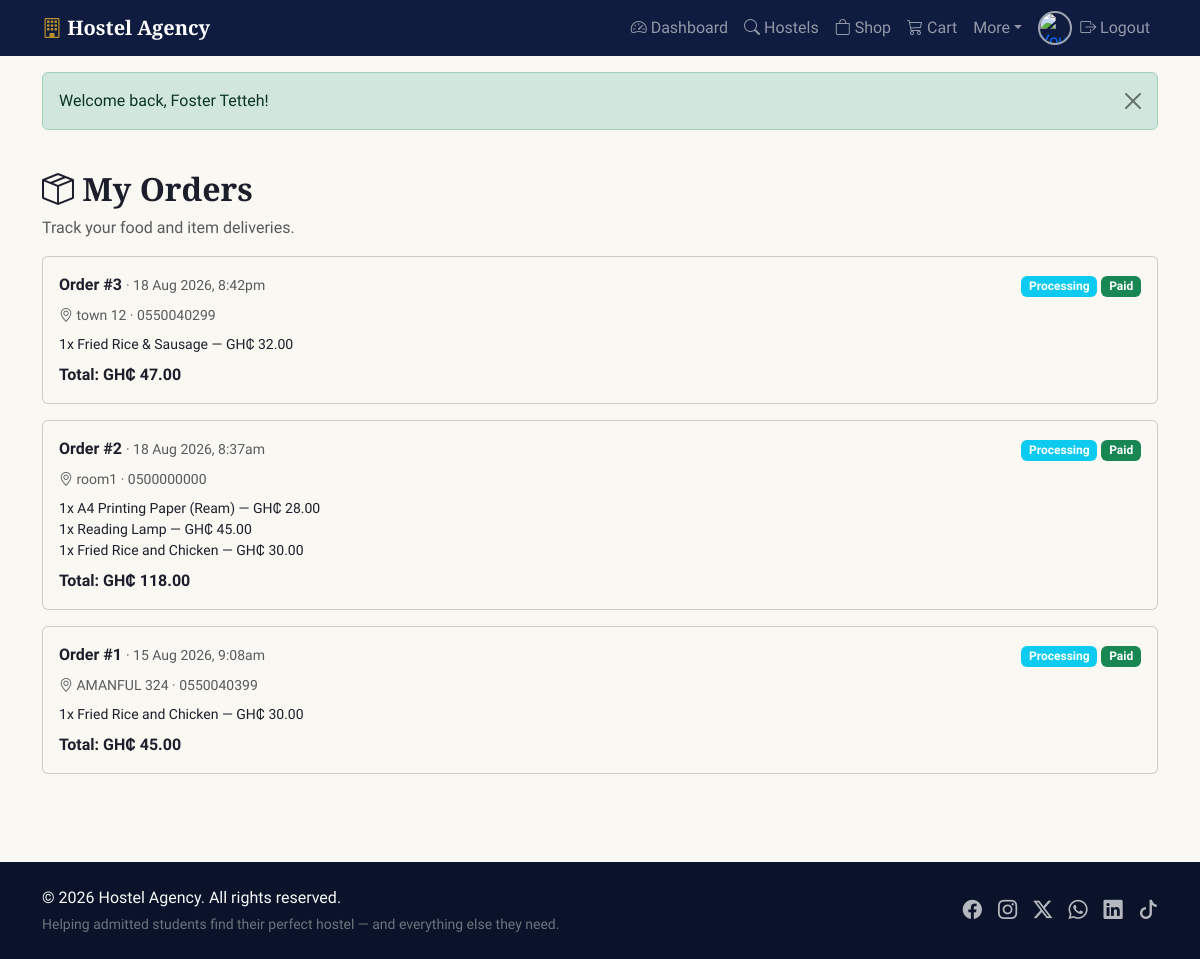
Page /student/orders.php (signed in) on the committed database.
### tables this page shows
CREATE TABLE `orders` (
  `id` int(11) NOT NULL,
  `user_id` int(11) NOT NULL,
  `delivery_address` varchar(255) NOT NULL,
  `delivery_phone` varchar(30) NOT NULL,
  `delivery_notes` varchar(255) DEFAULT NULL,
  `subtotal` decimal(10,2) NOT NULL,
  `delivery_fee` decimal(10,2) NOT NULL DEFAULT 15.00,
  `total_amount` decimal(10,2) NOT NULL,
  `amount_paid` decimal(10,2) NOT NULL DEFAULT 0.00,
  `payment_status` enum('unpaid','paid') NOT NULL DEFAULT 'unpaid',
  `status` enum('pending','processing','out_for_delivery','delivered','cancelled') NOT NULL DEFAULT 'pending',
  `created_at` timestamp NOT NULL DEFAULT current_timestamp()
);

CREATE TABLE `order_items` (
  `id` int(11) NOT NULL,
  `order_id` int(11) NOT NULL,
  `product_id` int(11) DEFAULT NULL,
  `product_name` varchar(150) NOT NULL,
  `unit_price` decimal(10,2) NOT NULL,
  `quantity` int(11) NOT NULL,
  `line_total` decimal(10,2) NOT NULL
);

### includes/functions.php (called while the page is built, shortened)
<?php
function h($str) {
    return htmlspecialchars($str ?? '', ENT_QUOTES, 'UTF-8');
}
function money($amount) {
    return 'GH₵ ' . number_format((float)$amount, 2);
}

### student/orders.php (the view, shortened to what this page needs)
<?php
require_once __DIR__ . '/../includes/functions.php';
$user = current_user();
$stmt = $pdo->prepare("SELECT * FROM orders WHERE user_id = ? ORDER BY created_at DESC");
$stmt->execute([$user['id']]);
$orders = $stmt->fetchAll();
$itemsByOrder = [];
if ($orders) {
    $ids = array_column($orders, 'id');
    $placeholders = implode(',', array_fill(0, count($ids), '?'));
    $itemStmt = $pdo->prepare("SELECT * FROM order_items WHERE order_id IN ($placeholders)");
    $itemStmt->execute($ids);
    foreach ($itemStmt->fetchAll() as $item) {
        $itemsByOrder[$item['order_id']][] = $item;
    }
}
$statusBadge = ['pending' => 'secondary', 'processing' => 'info', 'out_for_delivery' => 'warning', 'delivered' => 'success', 'cancelled' => 'danger'];
$statusLabel = ['pending' => 'Pending Payment', 'processing' => 'Processing', 'out_for_delivery' => 'Out for Delivery', 'delivered' => 'Delivered', 'cancelled' => 'Cancelled'];
require __DIR__ . '/../includes/header.php';
?>
<div class="container py-4">
  <h2><i class="bi bi-box-seam"></i> My Orders</h2>
  <p class="text-muted">Track your food and item deliveries.</p>
  <?php foreach ($orders as $order):
  ?>
    <div class="card mb-3 p-3">
      <div class="d-flex justify-content-between flex-wrap gap-2 mb-2">
        <div>
          <strong>Order #<?= (int)$order['id'] ?></strong>
          <span class="text-muted small"> &middot; <?= date('d M Y, g:ia', strtotime($order['created_at'])) ?></span>
        </div>
        <div>
          <span class="badge bg-<?= $statusBadge[$order['status']] ?>"><?= h($statusLabel[$order['status']]) ?></span>
          <span class="badge bg-<?= $order['payment_status'] === 'paid' ? 'success' : 'danger' ?>"><?= h(ucfirst($order['payment_status'])) ?></span>
        </div>
      </div>
      <p class="small text-muted mb-2"><i class="bi bi-geo-alt"></i> <?= h($order['delivery_address']) ?> &middot; <?= h($order['delivery_phone']) ?></p>
      <ul class="list-unstyled small mb-2">
        <?php foreach ($itemsByOrder[$order['id']] ?? [] as $item): ?>
          <li><?= (int)$item['quantity'] ?>x <?= h($item['product_name']) ?> — <?= money($item['line_total']) ?></li>
        <?php endforeach; ?>
      </ul>
      <div class="d-flex justify-content-between align-items-center">
        <strong>Total: <?= money($order['total_amount']) ?></strong>
      </div>
    </div>
  <?php endforeach; ?>
</div>
<?php require __DIR__ . '/../includes/footer.php'; ?>

### assets/css/style.css (style rules this page uses)
:root { --navy: #0f1c3f; --navy-dark: #0a1329; --navy-light: #24365f; --gold: #b8912c; --gold-dark: #97731f; --gold-light: #d9b95c; --cream: #faf8f3; --card-bg: #ffffff; --border-subtle: #e5e0d5; --text-dark: #1c1f2b; --text-muted: #6b7280; --bs-body-bg: var(--cream); --bs-body-color: var(--text-dark); --bs-border-color: var(--border-subtle); --bs-primary: var(--navy); --bs-primary-rgb: 15, 28, 63; --bs-warning: var(--gold); --bs-warning-rgb: 184, 145, 44; --bs-link-color: var(--navy); --bs-link-hover-color: var(--gold-dark); }
body { background-color: var(--cream); font-family: 'Source Sans 3', 'Segoe UI', Roboto, Arial, sans-serif; color: var(--text-dark); }
h1, h2, h3, h4, .navbar-brand { font-family: 'Playfair Display', Georgia, 'Times New Roman', serif; font-weight: 700; }

### rows in the picture
orders: id "3", created_at "18 Aug 2026, 8:42pm", status "Processing", payment_status "Paid", delivery_address "town 12", delivery_phone "0550040299", total_amount "GH₵ 47.00"
order_items: quantity "1", product_name "Fried Rice & Sausage", line_total "GH₵ 32.00"
orders: id "2", created_at "18 Aug 2026, 8:37am", status "Processing", payment_status "Paid", delivery_address "room1", delivery_phone "0500000000", total_amount "GH₵ 118.00"
order_items: quantity "1", product_name "A4 Printing Paper (Ream)", line_total "GH₵ 28.00"
order_items: quantity "1", product_name "Reading Lamp", line_total "GH₵ 45.00"
order_items: quantity "1", product_name "Fried Rice and Chicken", line_total "GH₵ 30.00"
orders: id "1", created_at "15 Aug 2026, 9:08am", status "Processing", payment_status "Paid", delivery_address "AMANFUL 324", delivery_phone "0550040399", total_amount "GH₵ 45.00"
order_items: quantity "1", product_name "Fried Rice and Chicken", line_total "GH₵ 30.00"

### other values in the picture
$flash['message'] "Welcome back, Foster Tetteh!"
